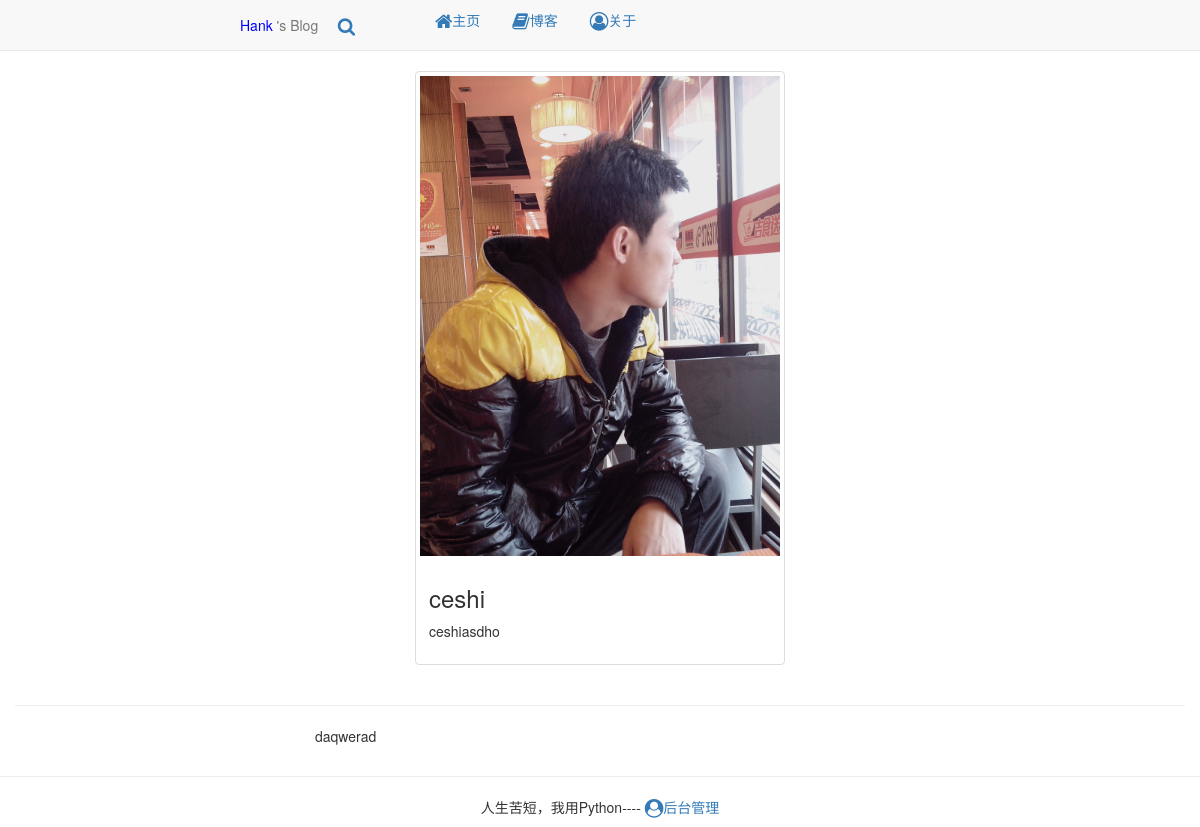
Before: /about with the older database file.
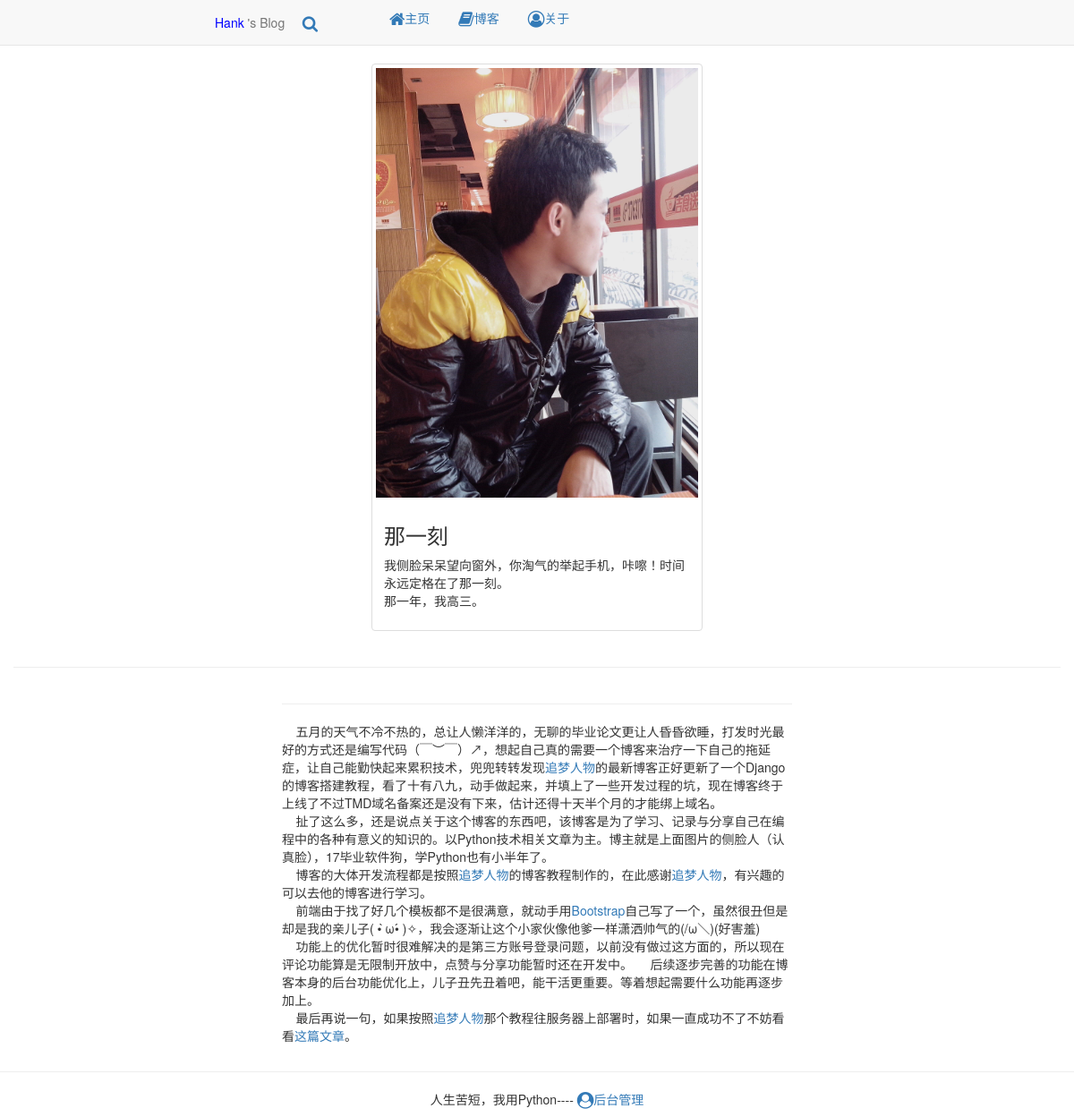
After: the same page with the newer database file.
### mainpage/models.py (models this page shows)
class about(models.Model):
	pictitle = models.CharField(max_length=50)
	pictxt = models.TextField()
	about = models.TextField()

### mainpage/views.py (the view)
# urls.py: url(r'^about', views.pageabout, name='pageabout'),
def pageabout(request):
	main =get_object_or_404(about,pk=1)
	main.pictxt = markdown.markdown(main.pictxt, extensions=[
		'markdown.extensions.extra',
		'markdown.extensions.codehilite',
		'markdown.extensions.toc'])
	main.about = markdown.markdown(main.about, extensions=[
		'markdown.extensions.extra',
		'markdown.extensions.codehilite',
		'markdown.extensions.toc'])
	return render(request, 'blog/about.html', context={'main':main})

### templates/blog/about.html
{% extends 'basemain.html' %}
{% block basemain %}
<div class="row">
	<div class="col-md-4 col-sm-3 col-xs-1"></div>
	<div class="col-md-4 col-sm-6 col-xs-10">
		    <div class="thumbnail">
		      <img src="/Img/me.jpg">
		      <div class="caption">
		        <h3>{{main.pictitle}}</h3>
		        <p>{{main.pictxt|safe}}</p>
		      </div>
			</div>
	</div>
	<div class="col-md-4 col-sm-3 col-xs-1"></div>
</div>
<hr />
<div class="row">
	<div class="col-md-3 col-sm-2 col-xs-0"></div>
	<div class="col-md-6 col-sm-8 col-xs-12">
		{{main.about|safe}}
	</div>
	<div class="col-md-3 col-sm-2 col-xs-0"></div>
</div>
{% endblock basemain %}

### templates/basemain.html (shortened to what this page needs)
{% load staticfiles %}
{% load blog_tags %}
<!DOCTYPE html>
<html>
	<head>
		<link rel="stylesheet" href="https://cdn.bootcss.com/bootstrap/3.3.7/css/bootstrap.min.css">
	    <link href="https://cdn.bootcss.com/font-awesome/4.7.0/css/font-awesome.css" rel="stylesheet">
	</head>
	<body>
		<header id="site-header">
			<nav class="navbar navbar-default navbar-static-top" role="navigation">
				<div class="container-fluid">
						<div class="row">
							<div class="col-md-12 col-sm-12 col-xs-12">
								<div class="col-md-2 col-sm-4 col-xs-0 hidden-xs">
			  						<p class="navbar-text" style="text-align: center">
			  							<a href="{% url 'mainpage:pageabout' %}" class="navbar-link" style="color:blue">Hank</a>
			  							's Blog&nbsp;&nbsp;&nbsp;&nbsp;
										<a href="#" title="站内搜索,未完成" data-toggle="modal" data-target="#myModal">
											<i class="fa fa-search fa-lg"></i>
										</a>
									</p>
								</div>
								<div class="col-md-8 col-sm-8 col-xs-12">
			  						<ul class="nav nav-pills">
			  							<li role="presentation"><a href="{% url 'mainpage:pagetxt' %}" title="主页"><i class="fa fa-home fa-lg"></i>主页</a></li>
			  							<li role="presentation"><a href="{% url 'blog:list' %}" title="博客"><span><i class="fa fa-book fa-lg"></i>博客</span></a></li>
			  							<li role="presentation"><a href="{% url 'mainpage:pageabout' %}" title="关于作者"><i class="fa fa-user-circle-o fa-lg"></i>关于</a></li>
									</ul>
								</div>
							</div>
						</div>
				</div>
			</nav>
		</header>
		<div class="content-body">
			<div class="container-fluid">
			{% block basemain %}
			{% endblock basemain %}
			</div>
		</div>
		<footer id="site-footer">
			<hr />
			<div class="container">
				<div class="row">
					<div class="col-md-4 col-sm-2 col-xs-0"></div>
					<div class="col-md-4 col-sm-8 col-xs-12">
						<p style="text-align: center"> 人生苦短，我用Python---- <a href="/admin" title="后台" target="_blank"><span class=" fa fa-user-circle fa-lg"></span>后台管理</a></p>
					</div>
					<div class="col-md-4 col-sm-2 col-xs-0"></div>
				</div>
			</div>
		</footer>
	</body>
</html>

Changed rows visible on the page:
changed about: pictitle "ceshi" → "那一刻"; pictxt "ceshiasdho" → "我侧脸呆呆望向窗外，你淘气的举起手机，咔嚓！时间永远定格在了那一刻。 那一年，我高三。"; about "daqwerad" → "五月的天气不冷不热的，总让人懒洋洋的，无聊的毕业论文更让人昏昏欲睡，打发时光最好的方式还是编写代码（￣︶￣）↗，想起自己真的需要一个博客来治疗一下自己的拖延症，让自己能勤快起来累积技术，兜兜转转发现 追梦人物 的最新博客正好更新了一个Django的博客搭建教程，看了十有八九，动手做起来，并填上了一些开发过程的坑，现在博客终于上线了不过TMD域名备案还是没有下来，估计还得十天半个月的才能绑上域名。 扯了这么多，还是说点关于这个博客的东西吧，该博客是为了学习、记录与分享自己在编程中的各种有意义的知识的。以Python技术相关文章为主。博主就是上面图片的侧脸人（认真脸），17毕业软件狗，学Python也有小半年了。 博客的大体开发流程都是按照 追梦人物 的博客教程制作的，在此感谢 追梦人物 ，有兴趣的可以去他的博客进行学习。 前端由于找了好几个模板都不是很满意，就动手用 Bootstrap 自己写了一个，虽然很丑但是却是我的亲儿子( • ̀ω•́ )✧，我会逐渐让这个小家伙像他爹一样潇洒帅气的(/ω＼)(好害羞) 功能上的优化暂时很难解决的是第三方账号登录问题，以前没有做过这方面的，所以现在评论功能算是无限制开放中，点赞与分享功能暂时还在开发中。 后续逐步完善的功能在博客本身的后台功能优化上，儿子丑先丑着吧，能干活更重要。等着想起需要什么功能再逐步加上。 最后再说一句，如果按照 追梦人物 那个教程往服务器上部署时，如果一直成功不了不妨看看 这篇文章 。"
